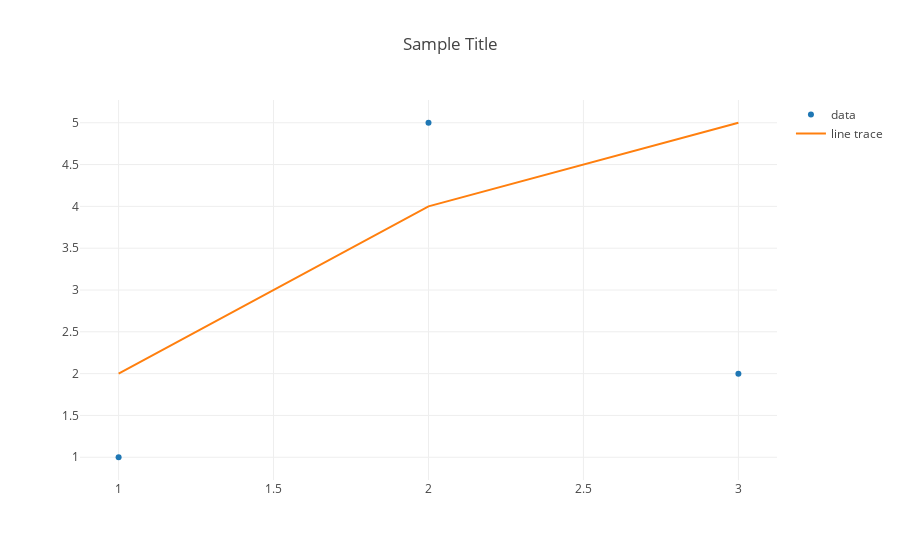

Notebook cell for this chart:
### Markdown cell above
> Uncomment and run the code below.

### Code cell
plot({'data': [trace0, trace2], 'layout': {'title': 'Sample Title'}})

### Figure 1 — Plotly figure (JSON) as saved in the notebook; plotly's stock layout.template omitted (floating-point values rounded to 4 significant figures)
{"data": [{"mode": "markers", "name": "data", "type": "scatter", "uid": "d4eef2d6-87f5-11e9-93df-617688dc46d1", "x": [1, 3, 2], "y": [1, 2, 5]}, {"mode": "lines", "name": "line trace", "type": "scatter", "uid": "d4eef4b6-87f5-11e9-93df-617688dc46d1", "x": [1, 2, 3], "y": [2, 4, 5]}], "layout": {"title": "Sample Title"}}
